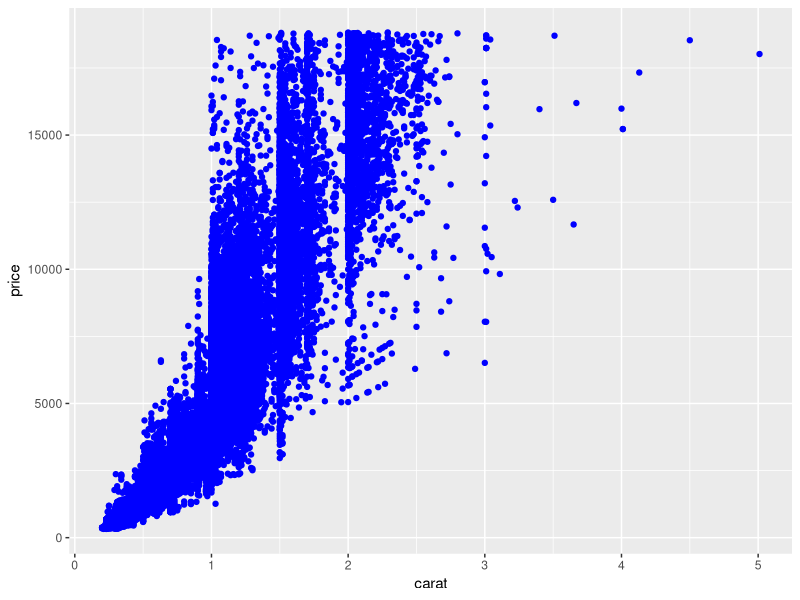

The R script that drew this image:
## ---- chunk 1
knitr::opts_chunk$set(echo = TRUE)
library(tidyverse)
## ---- chunk 2
### In this code chunk, start with the diamonds dataset (built in to
### ggplot2 package) and create a plot of price vs. carat (or some other
### variables of your choice)

ggplot(data = diamonds, aes(x = carat, y = price)) +
  geom_point(color = "blue")

## ---- chunk 3
### In this code chunk, start with the diamonds dataset (built in to
### ggplot2 package) and create a subset based on filtering, e.g., 
### size greater than 1 carat or cut is "Ideal"


diamond_ideal_cut <- diamonds %>% # Created a diamond subset # added a test note
  filter(cut == "Ideal") # Filtered for "Ideal" cut
## ---- chunk 4
### Both partners - delete this comment, then write some code here
### to plot, summarize, calculate something simple using the diamonds
### dataset.


## ---- chunk 5
### Both partners - delete this comment, then write some code here
### to plot, summarize, calculate something simple using the diamonds
### dataset.


